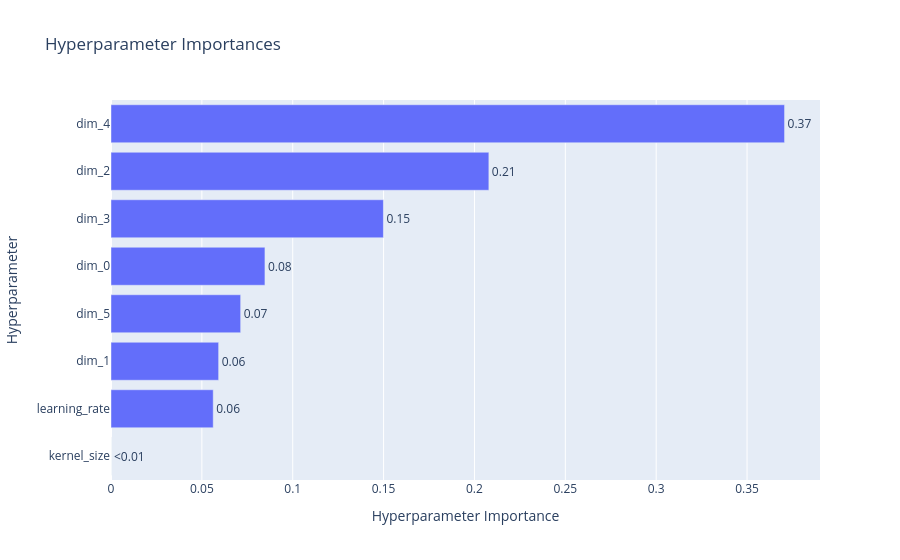

Here is the notebook cell this chart was saved with:
### Code cell
optuna.visualization.plot_param_importances(study)

### Figure 1 — Plotly figure (JSON) as saved in the notebook; plotly's stock layout.template omitted (floating-point values rounded to 4 significant figures)
{"data": [{"cliponaxis": false, "hovertemplate": ["kernel_size (CategoricalDistribution): 0.0<extra></extra>", "learning_rate (FloatDistribution): 0.05624765017148865<extra></extra>", "dim_1 (IntDistribution): 0.05923167213231232<extra></extra>", "dim_5 (IntDistribution): 0.07134492445182845<extra></extra>", "dim_0 (IntDistribution): 0.08471079914138796<extra></extra>", "dim_3 (IntDistribution): 0.14990475038275985<extra></extra>", "dim_2 (IntDistribution): 0.20792684907194278<extra></extra>", "dim_4 (IntDistribution): 0.37063335464828007<extra></extra>"], "name": "Objective Value", "orientation": "h", "text": ["<0.01", "0.06", "0.06", "0.07", "0.08", "0.15", "0.21", "0.37"], "textposition": "outside", "type": "bar", "x": [0, 0.05625, 0.05923, 0.07134, 0.08471, 0.1499, 0.2079, 0.3706], "y": ["kernel_size", "learning_rate", "dim_1", "dim_5", "dim_0", "dim_3", "dim_2", "dim_4"]}], "layout": {"title": {"text": "Hyperparameter Importances"}, "xaxis": {"title": {"text": "Hyperparameter Importance"}}, "yaxis": {"title": {"text": "Hyperparameter"}}}}
